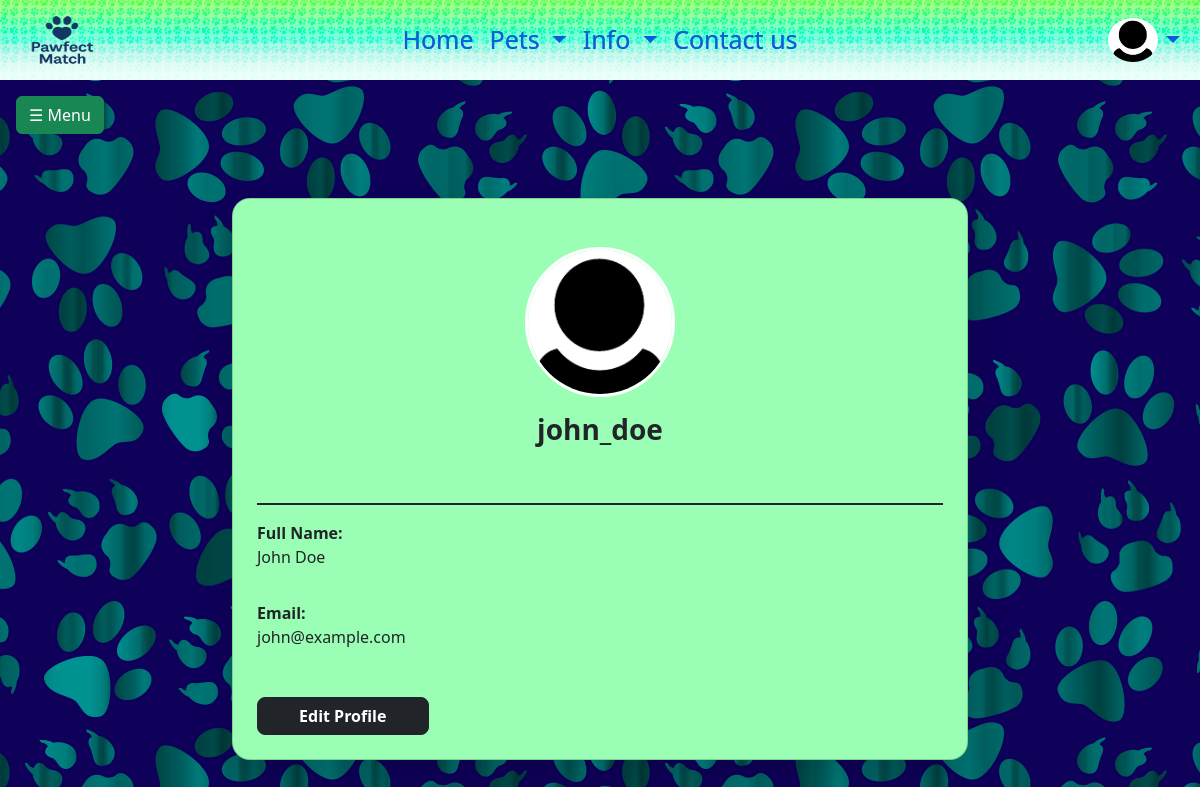
Screenshot of /php/user/userprofile.php (signed in) with the database file from the repository.
### tables this page shows
CREATE TABLE `users` (
  `id` int(10) UNSIGNED NOT NULL,
  `Username` varchar(50) NOT NULL,
  `Password` varchar(255) NOT NULL,
  `Name` varchar(100) NOT NULL,
  `Email` varchar(150) NOT NULL,
  `SurveyAnswer` text DEFAULT NULL,
  `Role` enum('admin','user','shelter') NOT NULL,
  `Img` varchar(255) NOT NULL DEFAULT 'default-user.png'
);

### php/functions/get_profile.php (called while the page is built, shortened)
<?php
function getProfilePicture($conn)
{
    $username = $_SESSION['username'];
    $sql = "SELECT Img FROM users WHERE Username = ?";
    $stmt = mysqli_prepare($conn, $sql);
    mysqli_stmt_bind_param($stmt, "s", $username);
    mysqli_stmt_execute($stmt);
    $result = mysqli_stmt_get_result($stmt);
    if ($result && $row = mysqli_fetch_assoc($result)) {
        if (!empty($row['Img'])) {
            return $row['Img'];
        }
    }
    return "default-users.png";
}

### php/user/userprofile.php (the view, shortened to what this page needs)
<?php
require_once "../../components/db_connect.php";
require_once "../functions/get_profile.php";
$username = $_SESSION['username'];
$sql = "SELECT * FROM Users WHERE Username = ?";
$stmt = mysqli_prepare($conn, $sql);
mysqli_stmt_bind_param($stmt, "s", $username);
mysqli_stmt_execute($stmt);
$result = mysqli_stmt_get_result($stmt);
?>
<!DOCTYPE html>
<html lang="en">
<head>
    <link href="https://cdn.jsdelivr.net/npm/bootstrap@5.3.8/dist/css/bootstrap.min.css" rel="stylesheet">
    <link rel="stylesheet" href="../../css/style.css">
</head>
<body class="body-pic">
<?php require_once "../../components/navbar.php"; ?>
<?php require_once __DIR__ . "/btn.php"; ?>
<div class="container my-5">
    <div class="row justify-content-center">
        <div class="col-md-8 col-lg-8">
            <div class="card profile-card p-4 text-center">
                <div class="mb-3 mt-4">
                    <img
                src="../../img/<?= htmlspecialchars($row['Img'] ?? 'default-users.png') ?>"
                class="profile-img"
                onerror="this.src='../../img/default-users.png'"
                >
                </div>
                <h3 class="fw-bold mb-3">
                    <?= htmlspecialchars($row["Username"]) ?>
                </h3> <br>
                <hr class="border border-dark border-1 opacity-100">
                <div class="text-start">
                    <p class="mb-2">
                        <strong>Full Name:</strong><br>
                        <?= htmlspecialchars($row["Name"]) ?>
                    </p> <br>
                    <p class="mb-3">
                        <strong>Email:</strong><br>
                        <?= htmlspecialchars($row["Email"]) ?>
                    </p>
                </div> <br>
                <a href="update_profile.php"
                   class="btn btn-dark w-25 profile-btn mt-2">
                    Edit Profile
                </a>
            </div>
        </div>
    </div>
</div>
</body>
</html>

### components/navbar.php (shortened to what this page needs)
<?php
require_once __DIR__ . "/db_connect.php";
require_once __DIR__ . "/../php/functions/get_profile.php";
$role = $_SESSION['role'] ?? 'guest';
$profilePic = getProfilePicture($conn);
?>
<nav class="navbar navbar-expand-lg custom-navbar sticky-top">
    <div class="container-fluid">
        <a class="navbar-brand" href="<?= BASE_URL ?>index.php">
            <img src="<?= BASE_URL ?>img/navbar-logo.png" alt="logo" class="navbar-logo">
        </a>
        <div class="collapse navbar-collapse" id="navbarNavDarkDropdown">
            <ul class="navbar-nav mx-auto navbar-links">
                <li class="nav-item">
                    <a class="nav-link" href="<?= BASE_URL ?>index.php">Home</a>
                </li>
                <?php if ($role !== 'shelter'): ?>
                <li class="nav-item dropdown">
                    <a class="nav-link dropdown-toggle" href="#" data-bs-toggle="dropdown">
                        Pets
                    </a>
                </li>
                <?php endif; ?>
                <li class="nav-item dropdown">
                    <a class="nav-link dropdown-toggle" href="#" data-bs-toggle="dropdown">
                        Info
                    </a>
                </li>
                <li class="nav-item">
                    <a class="nav-link" href="<?= BASE_URL ?>contact.php">Contact us</a>
                </li>
            </ul>
            <ul class="navbar-nav ms-auto navbar-profile">
                <li class="nav-item dropdown profile-dropdown">
                    <img
                        src="<?= BASE_URL ?>img/<?= htmlspecialchars($profilePic) ?>"
                        class="rounded-circle"
                        alt="Profile picture"
                    >
                    <a class="nav-link dropdown-toggle" href="#" data-bs-toggle="dropdown"></a>
                </li>
            </ul>
        </div>
    </div>
</nav>

### css/style.css (style rules this page uses)
* { margin: 0; padding: 0; box-sizing: border-box; }
.body-pic { background: url("../img/body2.png"); background-repeat: repeat; background-position: center; background-color: rgb(15, 0, 90); background-attachment: fixed; }
:root { --sun: #ffe27a; --dark-blue: #0f005a; }
.navbar-logo { height: 80px; width: 100px; }
.custom-navbar { background-image: url("../img/body2.png"), linear-gradient( 180deg, #a8ff78 0%, #78ffd6 45%, #c9f7eb 65%, #eafdf7 85%, #f2fffa 100% ); background-repeat: repeat, no-repeat; background-size: 48px auto, 100% 100%; background-position: center, center; background-blend-mode: overlay; max-height: 80px; }
.custom-navbar .nav-link { color: #0b5ed7 !important; text-shadow: 0 0 0.6px rgba(11, 94, 215, 0.8); font-weight: 500; font-size: 25px; }
.navbar-links { transform: translateX(-50%); left: 50%; position: absolute; text-align: center; margin-left: auto; margin-right: auto; }
.navbar-brand img { filter: drop-shadow(0 4px 8px rgba(255, 255, 255, 0.5)); }
.profile-dropdown { display: flex; align-items: center; justify-content: center; }
.profile-dropdown img { max-width: 50px; max-height: 50px; }

### php/user/userprofile.php (style rules this page uses)
body { background: #f4f6f8; }
.profile-card { border-radius: 18px; box-shadow: 0 20px 40px rgba(0,0,0,0.15); background: #9affb4; }
.profile-img { width: 150px; height: 150px; object-fit: cover; border-radius: 50%; border: 3px solid #fff; }
.profile-btn { border-radius: 8px; font-weight: 600; }

### rows the page displays
users: Img (placeholder picture), Username "john_doe", Name "John Doe", Email "john@example.com"
